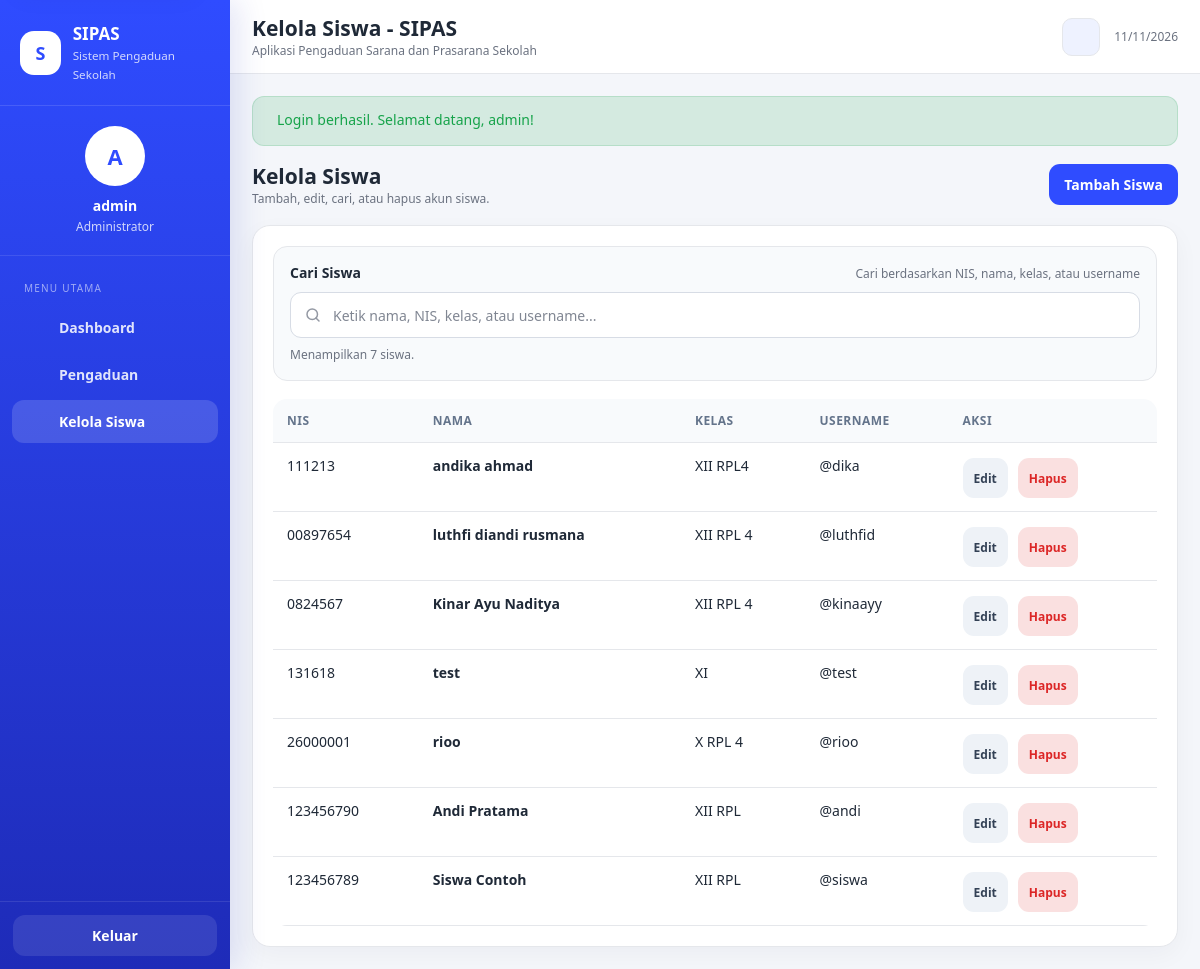
Before: /index.php?page=kelola-siswa (signed in) with the older database file.
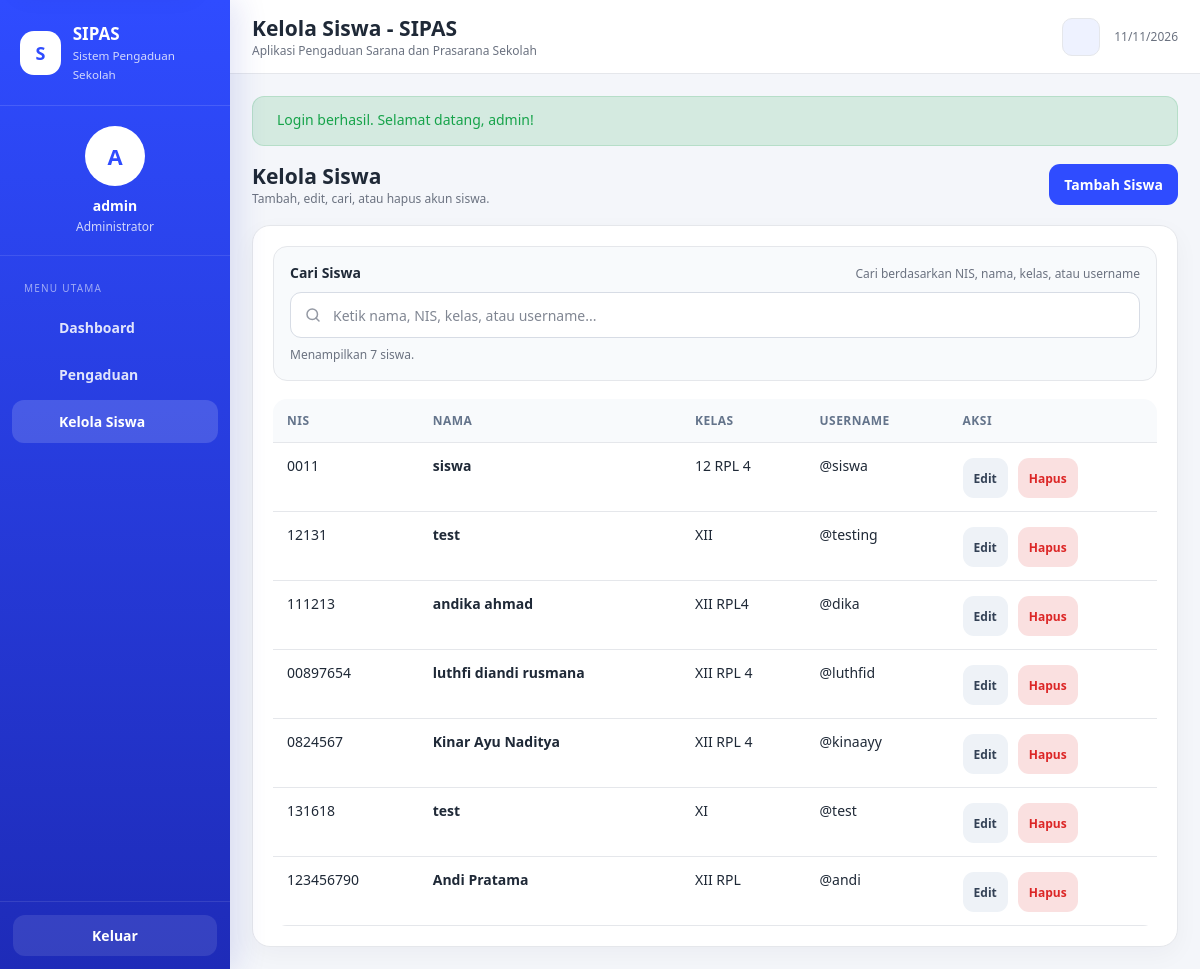
After: the same page with the newer database file.
### tables this page shows
CREATE TABLE `siswa` (
  `id_siswa` int(10) UNSIGNED NOT NULL,
  `id_user` int(10) UNSIGNED NOT NULL,
  `nis` varchar(20) NOT NULL,
  `nama_siswa` varchar(100) NOT NULL,
  `kelas` varchar(30) NOT NULL
);

CREATE TABLE `users` (
  `id_user` int(10) UNSIGNED NOT NULL,
  `username` varchar(50) NOT NULL,
  `password` varchar(255) NOT NULL,
  `role` enum('admin','siswa') NOT NULL,
  `created_at` timestamp NOT NULL DEFAULT current_timestamp()
);

### helpers.php (called while the page is built, shortened)
<?php
function e($value) {
    return htmlspecialchars((string) $value, ENT_QUOTES | ENT_SUBSTITUTE, 'UTF-8');
}
function view($file, $data = []) {
    extract($data);
    require __DIR__ . '/views/' . $file . '.php';
}

### controllers/SiswaController.php (called while the page is built, shortened)
<?php
class SiswaController
{
    private $siswa;
    public function __construct($db)
    {
        $this->siswa = new SiswaModel($db);
    }
    public function index() {
        view('admin/siswa', ['siswa' => $this->siswa->findAll()]);
    }
}

### models/SiswaModel.php (called while the page is built, shortened)
<?php
class SiswaModel
{
    private $db;
    public function __construct($db)
    {
        $this->db = $db;
    }
    public function findAll() {
        $stmt = $this->db->query('SELECT s.*, u.username FROM siswa s INNER JOIN users u ON u.id_user = s.id_user ORDER BY s.id_siswa DESC');
        return $stmt->fetchAll();
    }
}

### views/admin/siswa.php (the view, shortened to what the changed rows need)
<?php
require __DIR__ . '/../layout/header.php';
?>
<div class="page-actions">
    <div>
        <h2>Kelola Siswa</h2>
    </div>
</div>
<div class="card">
    <div class="card-body">
        <?php if (empty($siswa)): ?>
            <div class="empty-state">
                <div class="empty-state-icon">
                    <?= uiIcon('users') ?>
                </div>
                <h3>Belum ada data siswa</h3>
                <p>
                    Tambahkan siswa pertama untuk mulai mengelola akun
                    dan data siswa.
                </p>
                <a class="btn btn-primary" href="index.php?page=form-siswa">
                    <?= uiIcon('plus') ?>
                    <span>Tambah Siswa</span>
                </a>
            </div>
        <?php else: ?>
            <div class="table-wrap">
                <table class="table">
                    <thead>
                        <tr>
                            <th>NIS</th>
                            <th>Nama</th>
                            <th>Kelas</th>
                            <th>Username</th>
                            <th>Aksi</th>
                        </tr>
                    </thead>
                    <tbody id="studentTable">
                        <?php foreach ($siswa as $item): ?>
                            <tr class="siswa-row">
                                <td data-label="NIS">
                                    <?= e($item['nis']) ?>
                                </td>
                                <td data-label="Nama">
                                    <strong>
                                        <?= e($item['nama_siswa']) ?>
                                    </strong>
                                </td>
                                <td data-label="Kelas">
                                    <?= e($item['kelas']) ?>
                                </td>
                                <td data-label="Username">
                                    @<?= e($item['username']) ?>
                                </td>
                                <td data-label="Aksi">
                                    <div class="toolbar row-actions">
                                        <a
                                            class="btn btn-secondary btn-sm"
                                            href="index.php?page=form-siswa&id=<?= (int)$item['id_siswa'] ?>"
                                        >
                                            <span>Edit</span>
                                        </a>
                                        <form
                                            method="post"
                                            action="index.php?page=hapus-siswa"
                                            data-confirm="Hapus siswa ini?"
                                            data-confirm-title="Hapus data siswa?"
                                            data-confirm-detail="Data siswa dan pengaduan yang terkait akan ikut terhapus dan tidak dapat dikembalikan."
                                        >
                                            <button
                                                class="btn btn-danger btn-sm"
                                                type="submit"
                                                data-loading-label="Menghapus..."
                                            >
                                                <span>Hapus</span>
                                            </button>
                                        </form>
                                    </div>
                                </td>
                            </tr>
                        <?php endforeach; ?>
                    </tbody>
                </table>
            </div>
        <?php endif; ?>
    </div>
</div>
<?php require __DIR__ . '/../layout/footer.php'; ?>

Changed rows visible on the page:
removed siswa: nis "26000001", nama_siswa "rioo", kelas "X RPL 4", id_user.username "rioo"
removed siswa: nis "123456789", nama_siswa "Siswa Contoh", kelas "XII RPL", id_user.username "siswa"
added siswa: nis "0011", nama_siswa "siswa", kelas "12 RPL 4", id_user.username "siswa"
added siswa: nis "12131", nama_siswa "test", kelas "XII", id_user.username "testing"
